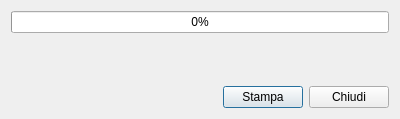
<?xml version="1.0" encoding="UTF-8"?>
<ui version="4.0">
 <class>PrintReport</class>
 <widget class="QDialog" name="PrintReport">
  <property name="geometry">
   <rect>
    <x>0</x>
    <y>0</y>
    <width>400</width>
    <height>119</height>
   </rect>
  </property>
  <property name="windowTitle">
   <string>Dialog</string>
  </property>
  <layout class="QVBoxLayout" name="verticalLayout">
   <item>
    <widget class="QProgressBar" name="progressBar">
     <property name="value">
      <number>0</number>
     </property>
    </widget>
   </item>
   <item>
    <widget class="QLabel" name="lb_info">
     <property name="text">
      <string/>
     </property>
     <property name="alignment">
      <set>Qt::AlignCenter</set>
     </property>
    </widget>
   </item>
   <item>
    <spacer name="verticalSpacer">
     <property name="orientation">
      <enum>Qt::Vertical</enum>
     </property>
     <property name="sizeHint" stdset="0">
      <size>
       <width>20</width>
       <height>3</height>
      </size>
     </property>
    </spacer>
   </item>
   <item>
    <layout class="QHBoxLayout" name="horizontalLayout">
     <item>
      <spacer name="horizontalSpacer">
       <property name="orientation">
        <enum>Qt::Horizontal</enum>
       </property>
       <property name="sizeHint" stdset="0">
        <size>
         <width>40</width>
         <height>20</height>
        </size>
       </property>
      </spacer>
     </item>
     <item>
      <widget class="QPushButton" name="pushButton_2">
       <property name="text">
        <string>Stampa</string>
       </property>
      </widget>
     </item>
     <item>
      <widget class="QPushButton" name="pushButton">
       <property name="text">
        <string>Chiudi</string>
       </property>
      </widget>
     </item>
    </layout>
   </item>
  </layout>
 </widget>
 <resources/>
 <connections>
  <connection>
   <sender>pushButton</sender>
   <signal>clicked()</signal>
   <receiver>PrintReport</receiver>
   <slot>close()</slot>
   <hints>
    <hint type="sourcelabel">
     <x>339</x>
     <y>86</y>
    </hint>
    <hint type="destinationlabel">
     <x>260</x>
     <y>89</y>
    </hint>
   </hints>
  </connection>
  <connection>
   <sender>pushButton_2</sender>
   <signal>clicked()</signal>
   <receiver>PrintReport</receiver>
   <slot>print()</slot>
   <hints>
    <hint type="sourcelabel">
     <x>271</x>
     <y>102</y>
    </hint>
    <hint type="destinationlabel">
     <x>293</x>
     <y>110</y>
    </hint>
   </hints>
  </connection>
 </connections>
 <slots>
  <slot>print()</slot>
 </slots>
</ui>
